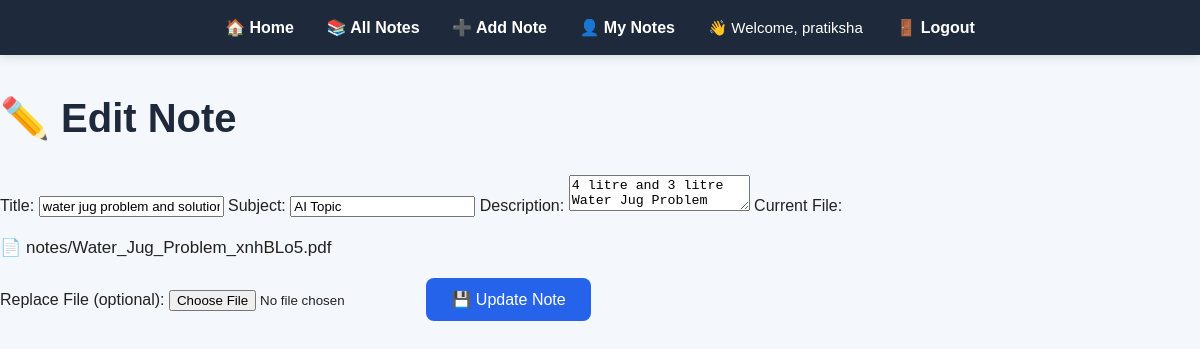
The page /edit-note/4/ (signed in) on the database its author committed.
### notes/models.py (models this page shows, shortened)
class Note(models.Model):
    title = models.CharField(max_length=200)
    subject = models.CharField(max_length=100)
    description = models.TextField()
    uploaded_by = models.ForeignKey(User, on_delete=models.CASCADE)
    file = models.FileField(upload_to='notes/')
    uploaded_at = models.DateTimeField(auto_now_add=True)

### notes/views.py (the view, shortened to what this page needs)
# urls.py: path('edit-note/<int:note_id>/', views.edit_note, name='edit_note'),
@login_required
def edit_note(request, note_id):
    note = get_object_or_404(
        Note,
        id=note_id,
        uploaded_by=request.user
    )
    return render(
        request,
        'edit_note.html',
        {'note': note}
    )

### notes/templates/edit_note.html (shortened to what this page needs)
{% load static %}
<!DOCTYPE html>
<html>
<head>
    <link rel="stylesheet" href="{% static 'css/style.css' %}">
</head>
<body>
    <nav>
        <a href="/">🏠 Home</a>
        <a href="/notes/">📚 All Notes</a>
        <a href="/add-note/">➕ Add Note</a>
        <a href="/my-notes/">👤 My Notes</a>
        {% if user.is_authenticated %}
            <span class="welcome-user">
                👋 Welcome, {{ request.user.username }}
            </span>
            <a href="/logout/">🚪 Logout</a>
        {% endif %}
    </nav>
    <section class="form-section">
        <h1>✏️ Edit Note</h1>
        <form method="POST" enctype="multipart/form-data">
            <label>Title:</label>
            <input type="text" name="title" value="{{ note.title }}" required>
            <label>Subject:</label>
            <input type="text" name="subject" value="{{ note.subject }}" required>
            <label>Description:</label>
            <textarea name="description" required>{{ note.description }}</textarea>
            <label>Current File:</label>
            <p>📄 {{ note.file.name }}</p>
            <label>Replace File (optional):</label>
            <input type="file" name="file">
            <button type="submit">💾 Update Note</button>
        </form>
    </section>
</body>
</html>

### notes/static/css/style.css (style rules this page uses)
* { box-sizing: border-box; }
body { margin: 0; font-family: Arial, sans-serif; background-color: #f4f7fb; color: #222; }
nav { background: #1e293b; padding: 18px 30px; text-align: center; box-shadow: 0 2px 10px rgba(0, 0, 0, 0.12); }
nav a { color: white; text-decoration: none; margin: 0 14px; font-size: 16px; font-weight: bold; }
.welcome-user { color: white !important; font-size: 15px; margin: 0 15px; display: inline-block; }
h1 { margin-top: 40px; font-size: 40px; color: #1e293b; }
p { font-size: 17px; line-height: 1.6; }
button { padding: 12px 25px; font-size: 16px; border: none; border-radius: 8px; cursor: pointer; background: #2563eb; color: white; }

### rows shown on the page
Note: title "water jug problem and solution", subject "AI Topic", description "4 litre and 3 litre Water Jug Problem", file.name "notes/Water_Jug_Problem_xnhBLo5.pdf"

### other values the page prints
{{ request.user.username }} "pratiksha"
